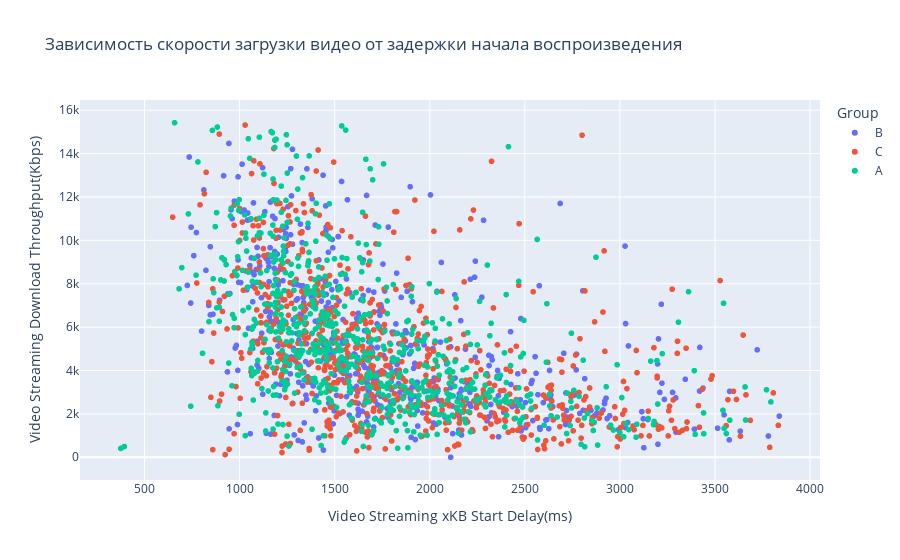

Notebook source saved alongside this figure:
### Code cell
fig = px.scatter(data_Q1_Out, x='Video Streaming xKB Start Delay(ms)',
                              y='Video Streaming Download Throughput(Kbps)',
                              color='Group', 
                 title='Зависимость скорости загрузки видео от задержки начала воспроизведения')
fig.show()

### Figure 1 — Plotly figure (JSON) as saved in the notebook; plotly's stock layout.template omitted (floating-point values rounded to 4 significant figures; data arrays with more than 128 entries replaced by an {"elided": "..."} marker saying what was removed)
{"data": [{"hovertemplate": "Group=B<br>Video Streaming xKB Start Delay(ms)=%{x}<br>Video Streaming Download Throughput(Kbps)=%{y}<extra></extra>", "legendgroup": "B", "marker": {"color": "#636efa", "symbol": "circle"}, "mode": "markers", "name": "B", "showlegend": true, "type": "scattergl", "x": {"elided": "547 int values"}, "xaxis": "x", "y": {"elided": "547 float values"}, "yaxis": "y"}, {"hovertemplate": "Group=C<br>Video Streaming xKB Start Delay(ms)=%{x}<br>Video Streaming Download Throughput(Kbps)=%{y}<extra></extra>", "legendgroup": "C", "marker": {"color": "#EF553B", "symbol": "circle"}, "mode": "markers", "name": "C", "showlegend": true, "type": "scattergl", "x": {"elided": "734 int values"}, "xaxis": "x", "y": {"elided": "734 float values"}, "yaxis": "y"}, {"hovertemplate": "Group=A<br>Video Streaming xKB Start Delay(ms)=%{x}<br>Video Streaming Download Throughput(Kbps)=%{y}<extra></extra>", "legendgroup": "A", "marker": {"color": "#00cc96", "symbol": "circle"}, "mode": "markers", "name": "A", "showlegend": true, "type": "scattergl", "x": {"elided": "700 int values"}, "xaxis": "x", "y": {"elided": "700 float values"}, "yaxis": "y"}], "layout": {"legend": {"title": {"text": "Group"}, "tracegroupgap": 0}, "title": {"text": "Зависимость скорости загрузки видео от задержки начала воспроизведения"}, "xaxis": {"anchor": "y", "domain": [0, 1], "title": {"text": "Video Streaming xKB Start Delay(ms)"}}, "yaxis": {"anchor": "x", "domain": [0, 1], "title": {"text": "Video Streaming Download Throughput(Kbps)"}}}}
